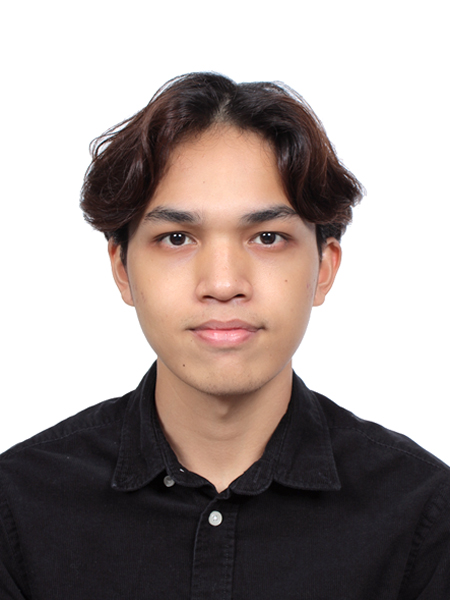
#> input picture source-photo.jpg, 450 x 600 px
$ python prep_photo.py
#> lines starting #> are read from the running program, lines starting #| are printed output that depends on the picture
"""
Prepare a portrait photo for clean ASCII conversion:
  1. convert to grayscale
  2. boost local contrast so a flatly-lit face gains highlights/shadows
  3. push near-white background pixels to pure white so they read as blank
     in the ascii ramp

Works best with photos that already have a plain, light background (e.g. an
ID photo). Output: source-prepped.png, consumed by make_ascii_svg.py.

    python scripts/prep_photo.py <input.jpg> [output.png]
"""
import os
import sys

import numpy as np
from PIL import Image, ImageEnhance, ImageOps

HERE = os.path.dirname(os.path.abspath(__file__))
INP = sys.argv[1] if len(sys.argv) > 1 else os.path.join(HERE, "..", "source-photo.jpg")
OUT = sys.argv[2] if len(sys.argv) > 2 else os.path.join(HERE, "..", "source-prepped.png")

BG_FLOOR = 235  # pixels this bright or brighter get pushed to pure white

im = Image.open(INP).convert("L")
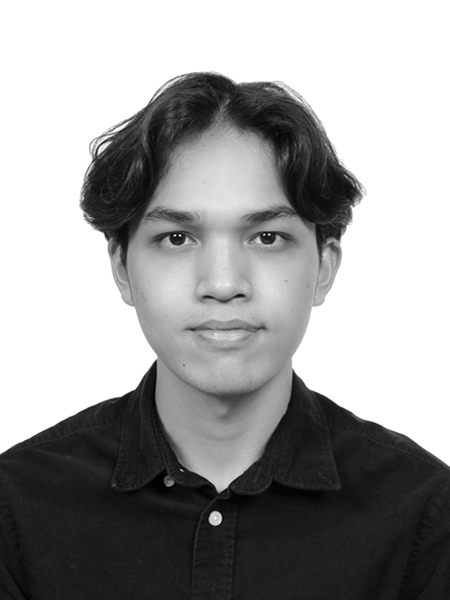
#> im: PIL image 450x600 L; min 0, max 255, mean 156.3

# local contrast via a simple unsharp-mask-style boost + autocontrast
im = ImageOps.autocontrast(im, cutoff=1)
im = ImageEnhance.Contrast(im).enhance(1.15)
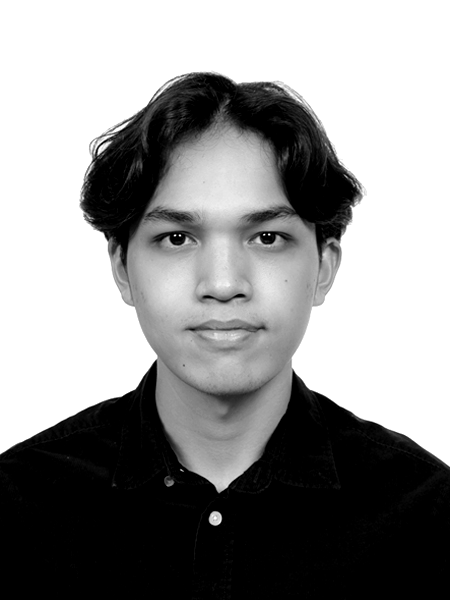
#> im: PIL image 450x600 L; min 0, max 255, mean 145.9
im = ImageEnhance.Brightness(im).enhance(1.02)

arr = np.array(im).astype(np.float32)
arr = np.where(arr >= BG_FLOOR, 255.0, arr)
out = np.clip(arr, 0, 255).astype(np.uint8)

Image.fromarray(out, mode="L").save(OUT)
print("wrote", OUT, out.shape)
#| wrote scripts/../source-prepped.png (600, 450)
